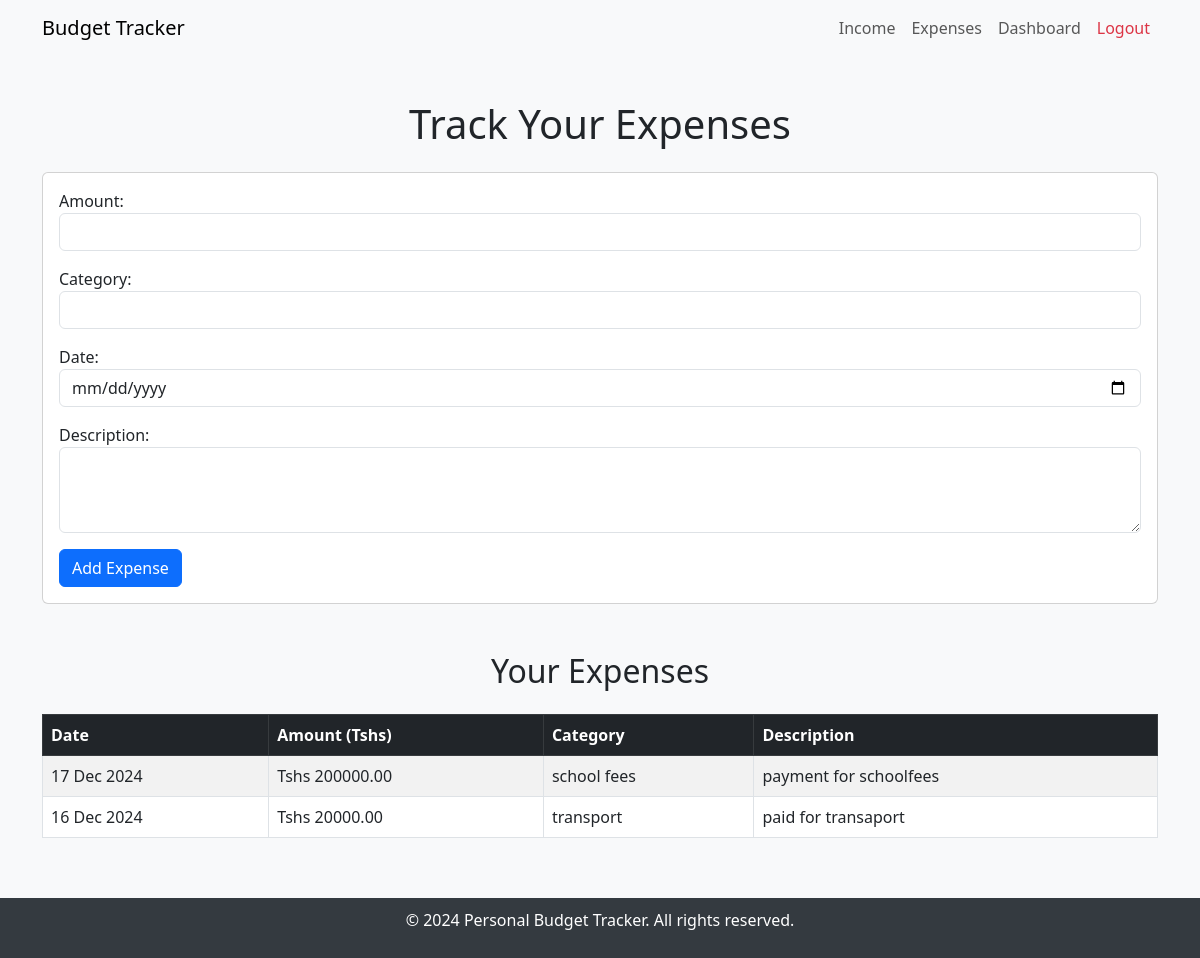
The app's page /expenses/ (signed in) with its own data.
### post/models.py (models this page shows, shortened)
class Expense(models.Model):
    user = models.ForeignKey(User, on_delete=models.CASCADE, related_name="expenses")
    amount = models.DecimalField(max_digits=10, decimal_places=2)
    category = models.CharField(max_length=50)
    date = models.DateField()
    description = models.TextField(blank=True, null=True)
    date_added = models.DateTimeField(auto_now_add=True)

### post/views.py (the view)
# urls.py: path('expenses/',views.expenses,name="expenses")
@login_required
def expenses(request):
    balance = request.session.get('balance', 0)  # Default to 0 if not set
    if request.method == 'POST':
        form = ExpenseForm(request.POST)
        if form.is_valid():
            expense = form.save(commit=False)
            user_income = Income.objects.filter(user=request.user).aggregate(total=Sum('amount'))['total'] or 0
            user_expenses = Expense.objects.filter(user=request.user).aggregate(total=Sum('amount'))['total'] or 0
            current_balance = user_income - user_expenses
            if expense.amount > current_balance:
                messages.error(request, 'You have insufficient funds for this expense! Your balance is Tshs {:.2f}.'.format(current_balance))
                return redirect('expenses')
            expense.user = request.user
            expense.save()
            messages.success(request, 'Expense recorded successfully.')
            return redirect('expenses')
    else:
        form = ExpenseForm()
    expenses = Expense.objects.filter(user=request.user).order_by('-date')
    return render(request, 'expenses.html', {
        'form': form,
        'expenses': expenses,
        'balance': balance  # Pass the balance to the template
    })

### post/forms.py
class ExpenseForm(forms.ModelForm):
    class Meta:
        model = Expense
        fields = ['amount', 'category', 'date', 'description']
        widgets = {
            'amount': forms.NumberInput(attrs={'class': 'form-control'}),
            'category': forms.TextInput(attrs={'class': 'form-control'}),
            'date': forms.DateInput(attrs={'type': 'date', 'class': 'form-control'}),
            'description': forms.Textarea(attrs={'class': 'form-control', 'rows': 3}),
        }

### templates/expenses.html (shortened to what this page needs)
<!DOCTYPE html>
<html lang="en">
  <head>
    <link
      href="https://cdn.jsdelivr.net/npm/bootstrap@5.3.0-alpha1/dist/css/bootstrap.min.css"
      rel="stylesheet"
    />
  </head>
  <body>
    <nav class="navbar navbar-expand-lg navbar-light bg-light">
      <div class="container">
        <a class="navbar-brand" href="#">Budget Tracker</a>
        <div class="collapse navbar-collapse" id="navbarNav">
          <ul class="navbar-nav ms-auto">
            <li class="nav-item">
              <a class="nav-link" href="{% url 'income' %}">Income</a>
            </li>
            <li class="nav-item">
              <a class="nav-link" href="{% url 'expenses' %}">Expenses</a>
            </li>
            <li class="nav-item">
              <a class="nav-link" href="{% url 'dashboard' %}">Dashboard</a>
            </li>
            <li class="nav-item">
              <a class="nav-link text-danger" href="{% url 'logout' %}"
                >Logout</a
              >
            </li>
          </ul>
        </div>
      </div>
    </nav>
    <div class="container py-4">
      <h1>Track Your Expenses</h1>
      <div class="card mt-4">
        <div class="card-body">
          <form method="post">
            {% csrf_token %} {{ form.as_p }}
            <button type="submit" class="btn btn-primary">Add Expense</button>
          </form>
        </div>
      </div>
      <h2 class="mt-5">Your Expenses</h2>
      <div class="table-responsive">
        <table class="table table-striped table-bordered mt-3">
          <thead class="table-dark">
            <tr>
              <th>Date</th>
              <th>Amount (Tshs)</th>
              <th>Category</th>
              <th>Description</th>
            </tr>
          </thead>
          <tbody>
            {% if expenses %} {% for expense in expenses %}
            <tr>
              <td>{{ expense.date|date:"d M Y" }}</td>
              <td>Tshs {{ expense.amount|floatformat:2 }}</td>
              <td>{{ expense.category }}</td>
              <td>{{ expense.description }}</td>
            </tr>
            {% endfor %} {% endif %}
          </tbody>
        </table>
      </div>
    </div>
    <footer>
      <div class="container">
        <p>&copy; 2024 Personal Budget Tracker. All rights reserved.</p>
      </div>
    </footer>
  </body>
</html>

### templates/expenses.html (style rules this page uses)
body { background-color: #f8f9fa; }
h1, h2 { text-align: center; margin-top: 20px; }
footer { background-color: #343a40; color: white; padding: 10px 0; text-align: center; margin-top: 20px; }

### records on screen
Expense: date "17 Dec 2024", amount "200000.00", category "school fees", description "payment for schoolfees"
Expense: date "16 Dec 2024", amount "20000.00", category "transport", description "paid for transaport"
